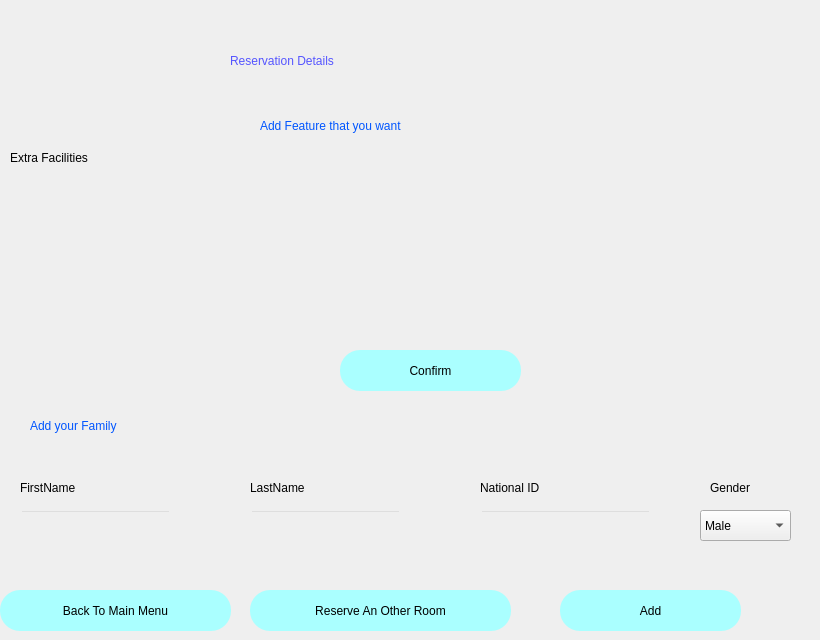
<?xml version="1.0" encoding="UTF-8"?>
<ui version="4.0">
 <class>Dialog</class>
 <widget class="QDialog" name="Dialog">
  <property name="geometry">
   <rect>
    <x>0</x>
    <y>0</y>
    <width>820</width>
    <height>640</height>
   </rect>
  </property>
  <property name="windowTitle">
   <string>Dialog</string>
  </property>
  <widget class="QWidget" name="widget" native="true">
   <property name="geometry">
    <rect>
     <x>0</x>
     <y>0</y>
     <width>831</width>
     <height>641</height>
    </rect>
   </property>
   <property name="styleSheet">
    <string notr="true">QWidget#widget{
                    background-color: qlineargradient(spread:pad, x1:0.352826, y1:0.398, x2:0.715975, y2:0.892, stop:0
                    rgba(0, 255, 255, 255), stop:1 rgba(0, 170, 255, 255))
                    }
                </string>
   </property>
   <widget class="QLabel" name="label">
    <property name="geometry">
     <rect>
      <x>230</x>
      <y>30</y>
      <width>381</width>
      <height>61</height>
     </rect>
    </property>
    <property name="styleSheet">
     <string notr="true">font: 26pt &quot;MS Shell Dlg 2&quot;;
                        color:rgb(85, 85, 255)
                    </string>
    </property>
    <property name="text">
     <string>Reservation Details</string>
    </property>
   </widget>
   <widget class="QLabel" name="label_2">
    <property name="geometry">
     <rect>
      <x>260</x>
      <y>110</y>
      <width>281</width>
      <height>31</height>
     </rect>
    </property>
    <property name="styleSheet">
     <string notr="true">font: 12pt &quot;MS Shell Dlg 2&quot;;
                        color:rgb(0, 85, 255)
                    </string>
    </property>
    <property name="text">
     <string>Add Feature that you want</string>
    </property>
   </widget>
   <widget class="QPushButton" name="confirm">
    <property name="geometry">
     <rect>
      <x>340</x>
      <y>350</y>
      <width>181</width>
      <height>41</height>
     </rect>
    </property>
    <property name="styleSheet">
     <string notr="true">border-radius:20px;
                        font: 14pt &quot;MS Shell Dlg 2&quot;;
                        background-color:rgb(170, 255, 255);
                        color:rgb(0, 0, 0)
                    </string>
    </property>
    <property name="text">
     <string>Confirm</string>
    </property>
   </widget>
   <widget class="QLineEdit" name="firstname">
    <property name="geometry">
     <rect>
      <x>20</x>
      <y>510</y>
      <width>151</width>
      <height>31</height>
     </rect>
    </property>
    <property name="styleSheet">
     <string notr="true">background-color: rgba(0,0,0,0);</string>
    </property>
   </widget>
   <widget class="QLabel" name="label_3">
    <property name="geometry">
     <rect>
      <x>20</x>
      <y>480</y>
      <width>91</width>
      <height>16</height>
     </rect>
    </property>
    <property name="styleSheet">
     <string notr="true">font: 11pt &quot;MS Shell Dlg 2&quot;;</string>
    </property>
    <property name="text">
     <string>FirstName</string>
    </property>
   </widget>
   <widget class="QLabel" name="label_4">
    <property name="geometry">
     <rect>
      <x>250</x>
      <y>480</y>
      <width>91</width>
      <height>16</height>
     </rect>
    </property>
    <property name="styleSheet">
     <string notr="true">font: 11pt &quot;MS Shell Dlg 2&quot;;</string>
    </property>
    <property name="text">
     <string>LastName</string>
    </property>
   </widget>
   <widget class="QLabel" name="error">
    <property name="geometry">
     <rect>
      <x>290</x>
      <y>480</y>
      <width>411</width>
      <height>21</height>
     </rect>
    </property>
    <property name="styleSheet">
     <string notr="true">font: 11pt &quot;MS Shell Dlg 2&quot;;
color:red;</string>
    </property>
    <property name="text">
     <string/>
    </property>
   </widget>
   <widget class="QLineEdit" name="lastname">
    <property name="geometry">
     <rect>
      <x>250</x>
      <y>510</y>
      <width>151</width>
      <height>31</height>
     </rect>
    </property>
    <property name="styleSheet">
     <string notr="true">background-color: rgba(0,0,0,0);</string>
    </property>
   </widget>
   <widget class="QLineEdit" name="nationalid">
    <property name="geometry">
     <rect>
      <x>480</x>
      <y>510</y>
      <width>171</width>
      <height>31</height>
     </rect>
    </property>
    <property name="styleSheet">
     <string notr="true">background-color: rgba(0,0,0,0);</string>
    </property>
    <property name="text">
     <string/>
    </property>
   </widget>
   <widget class="QLabel" name="label_6">
    <property name="geometry">
     <rect>
      <x>480</x>
      <y>480</y>
      <width>121</width>
      <height>16</height>
     </rect>
    </property>
    <property name="styleSheet">
     <string notr="true">font: 11pt &quot;MS Shell Dlg 2&quot;;</string>
    </property>
    <property name="text">
     <string>National ID</string>
    </property>
   </widget>
   <widget class="QLabel" name="label_8">
    <property name="geometry">
     <rect>
      <x>10</x>
      <y>150</y>
      <width>121</width>
      <height>16</height>
     </rect>
    </property>
    <property name="styleSheet">
     <string notr="true">font: 11pt &quot;MS Shell Dlg 2&quot;;</string>
    </property>
    <property name="text">
     <string>Extra Facilities</string>
    </property>
   </widget>
   <widget class="QTextEdit" name="extrafacilities">
    <property name="geometry">
     <rect>
      <x>10</x>
      <y>170</y>
      <width>751</width>
      <height>161</height>
     </rect>
    </property>
    <property name="styleSheet">
     <string notr="true">background-color: rgba(0,0,0,0);</string>
    </property>
   </widget>
   <widget class="QComboBox" name="gender">
    <property name="geometry">
     <rect>
      <x>700</x>
      <y>510</y>
      <width>91</width>
      <height>31</height>
     </rect>
    </property>
    <property name="styleSheet">
     <string notr="true"/>
    </property>
    <item>
     <property name="text">
      <string>Male</string>
     </property>
    </item>
    <item>
     <property name="text">
      <string>Female</string>
     </property>
    </item>
   </widget>
   <widget class="QLabel" name="label_9">
    <property name="geometry">
     <rect>
      <x>710</x>
      <y>480</y>
      <width>61</width>
      <height>16</height>
     </rect>
    </property>
    <property name="styleSheet">
     <string notr="true">font: 11pt &quot;MS Shell Dlg 2&quot;;</string>
    </property>
    <property name="text">
     <string>Gender</string>
    </property>
   </widget>
   <widget class="QPushButton" name="add">
    <property name="geometry">
     <rect>
      <x>560</x>
      <y>590</y>
      <width>181</width>
      <height>41</height>
     </rect>
    </property>
    <property name="styleSheet">
     <string notr="true">border-radius:20px;
                        font: 14pt &quot;MS Shell Dlg 2&quot;;
                        background-color:rgb(170, 255, 255);
                        color:rgb(0, 0, 0)
                    </string>
    </property>
    <property name="text">
     <string>Add</string>
    </property>
   </widget>
   <widget class="QLabel" name="label_7">
    <property name="geometry">
     <rect>
      <x>30</x>
      <y>410</y>
      <width>281</width>
      <height>31</height>
     </rect>
    </property>
    <property name="styleSheet">
     <string notr="true">font: 12pt &quot;MS Shell Dlg 2&quot;;
                        color:rgb(0, 85, 255)
                    </string>
    </property>
    <property name="text">
     <string>Add your Family</string>
    </property>
   </widget>
   <widget class="QPushButton" name="back">
    <property name="geometry">
     <rect>
      <x>0</x>
      <y>590</y>
      <width>231</width>
      <height>41</height>
     </rect>
    </property>
    <property name="styleSheet">
     <string notr="true">border-radius:20px;
                        font: 14pt &quot;MS Shell Dlg 2&quot;;
                        background-color:rgb(170, 255, 255);
                        color:rgb(0, 0, 0)
                    </string>
    </property>
    <property name="text">
     <string>Back To Main Menu</string>
    </property>
   </widget>
   <widget class="QPushButton" name="reserveroom">
    <property name="geometry">
     <rect>
      <x>250</x>
      <y>590</y>
      <width>261</width>
      <height>41</height>
     </rect>
    </property>
    <property name="styleSheet">
     <string notr="true">border-radius:20px;
                        font: 14pt &quot;MS Shell Dlg 2&quot;;
                        background-color:rgb(170, 255, 255);
                        color:rgb(0, 0, 0)
                    </string>
    </property>
    <property name="text">
     <string>Reserve An Other Room</string>
    </property>
   </widget>
  </widget>
 </widget>
 <resources/>
 <connections/>
</ui>
